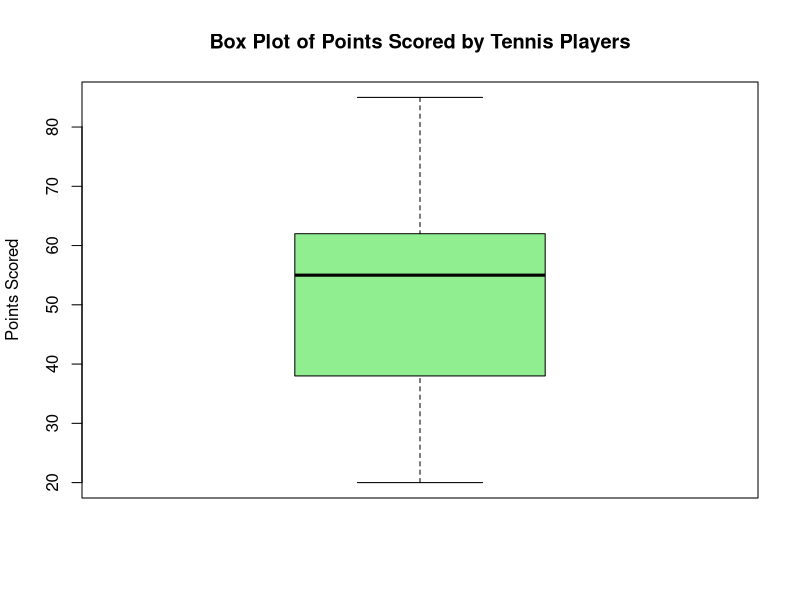

Recreate this plot in R.
score <- c(20, 25, 30, 32, 35, 38, 40, 45, 50, 52, 55, 56, 58, 59, 60, 62, 65, 70, 75, 80, 85)

boxplot(score, col = "lightgreen", main = "Box Plot of Points Scored by Tennis Players", ylab = "Points Scored")

